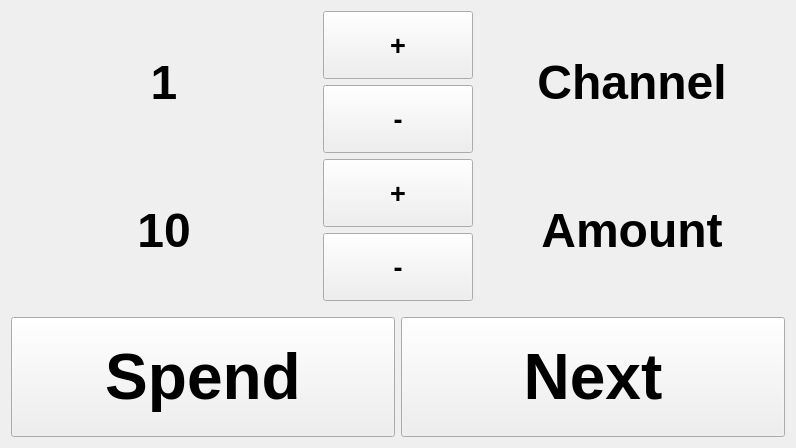
<?xml version="1.0" encoding="UTF-8"?>
<ui version="4.0">
 <class>CalibrationTargetWidget</class>
 <widget class="QWidget" name="CalibrationTargetWidget">
  <property name="geometry">
   <rect>
    <x>0</x>
    <y>0</y>
    <width>796</width>
    <height>448</height>
   </rect>
  </property>
  <property name="windowTitle">
   <string>Form</string>
  </property>
  <layout class="QVBoxLayout" name="verticalLayout">
   <item>
    <layout class="QGridLayout" name="gridLayout">
     <item row="0" column="2" rowspan="2">
      <widget class="QLabel" name="label_pump_number">
       <property name="font">
        <font>
         <pointsize>36</pointsize>
         <weight>75</weight>
         <bold>true</bold>
        </font>
       </property>
       <property name="text">
        <string>Channel</string>
       </property>
       <property name="alignment">
        <set>Qt::AlignCenter</set>
       </property>
       <property name="cssClass" stdset="0">
        <string>bold</string>
       </property>
      </widget>
     </item>
     <item row="1" column="1">
      <widget class="QPushButton" name="channel_minus">
       <property name="minimumSize">
        <size>
         <width>60</width>
         <height>40</height>
        </size>
       </property>
       <property name="maximumSize">
        <size>
         <width>150</width>
         <height>150</height>
        </size>
       </property>
       <property name="font">
        <font>
         <pointsize>20</pointsize>
         <weight>75</weight>
         <bold>true</bold>
        </font>
       </property>
       <property name="text">
        <string>-</string>
       </property>
       <property name="cssClass" stdset="0">
        <string>btn-inverted</string>
       </property>
      </widget>
     </item>
     <item row="0" column="1">
      <widget class="QPushButton" name="channel_plus">
       <property name="minimumSize">
        <size>
         <width>100</width>
         <height>40</height>
        </size>
       </property>
       <property name="maximumSize">
        <size>
         <width>150</width>
         <height>150</height>
        </size>
       </property>
       <property name="font">
        <font>
         <pointsize>20</pointsize>
         <weight>75</weight>
         <bold>true</bold>
        </font>
       </property>
       <property name="text">
        <string>+</string>
       </property>
       <property name="cssClass" stdset="0">
        <string>btn-inverted</string>
       </property>
      </widget>
     </item>
     <item row="5" column="0" colspan="3">
      <layout class="QHBoxLayout" name="horizontalLayout_2">
       <item>
        <widget class="QPushButton" name="button_start">
         <property name="minimumSize">
          <size>
           <width>0</width>
           <height>120</height>
          </size>
         </property>
         <property name="maximumSize">
          <size>
           <width>16777215</width>
           <height>500</height>
          </size>
         </property>
         <property name="font">
          <font>
           <pointsize>48</pointsize>
           <weight>75</weight>
           <bold>true</bold>
          </font>
         </property>
         <property name="text">
          <string>Spend</string>
         </property>
         <property name="cssClass" stdset="0">
          <string>btn-inverted</string>
         </property>
        </widget>
       </item>
       <item>
        <widget class="QPushButton" name="button_next">
         <property name="minimumSize">
          <size>
           <width>0</width>
           <height>120</height>
          </size>
         </property>
         <property name="maximumSize">
          <size>
           <width>16777215</width>
           <height>500</height>
          </size>
         </property>
         <property name="font">
          <font>
           <pointsize>48</pointsize>
           <weight>75</weight>
           <bold>true</bold>
          </font>
         </property>
         <property name="text">
          <string>Next</string>
         </property>
         <property name="cssClass" stdset="0">
          <string>btn-inverted</string>
         </property>
        </widget>
       </item>
      </layout>
     </item>
     <item row="2" column="1">
      <widget class="QPushButton" name="amount_plus">
       <property name="minimumSize">
        <size>
         <width>60</width>
         <height>40</height>
        </size>
       </property>
       <property name="maximumSize">
        <size>
         <width>150</width>
         <height>150</height>
        </size>
       </property>
       <property name="font">
        <font>
         <pointsize>20</pointsize>
         <weight>75</weight>
         <bold>true</bold>
        </font>
       </property>
       <property name="text">
        <string>+</string>
       </property>
       <property name="cssClass" stdset="0">
        <string>btn-inverted</string>
       </property>
      </widget>
     </item>
     <item row="3" column="1">
      <widget class="QPushButton" name="amount_minus">
       <property name="minimumSize">
        <size>
         <width>60</width>
         <height>40</height>
        </size>
       </property>
       <property name="maximumSize">
        <size>
         <width>150</width>
         <height>150</height>
        </size>
       </property>
       <property name="font">
        <font>
         <pointsize>20</pointsize>
         <weight>75</weight>
         <bold>true</bold>
        </font>
       </property>
       <property name="text">
        <string>-</string>
       </property>
       <property name="cssClass" stdset="0">
        <string>btn-inverted</string>
       </property>
      </widget>
     </item>
     <item row="2" column="2" rowspan="2">
      <widget class="QLabel" name="label_amount">
       <property name="font">
        <font>
         <pointsize>36</pointsize>
         <weight>75</weight>
         <bold>true</bold>
        </font>
       </property>
       <property name="text">
        <string>Amount</string>
       </property>
       <property name="alignment">
        <set>Qt::AlignCenter</set>
       </property>
       <property name="cssClass" stdset="0">
        <string>bold</string>
       </property>
      </widget>
     </item>
     <item row="0" column="0" rowspan="2">
      <widget class="QLabel" name="input_pump_number">
       <property name="minimumSize">
        <size>
         <width>0</width>
         <height>100</height>
        </size>
       </property>
       <property name="maximumSize">
        <size>
         <width>16777215</width>
         <height>300</height>
        </size>
       </property>
       <property name="font">
        <font>
         <pointsize>36</pointsize>
         <weight>75</weight>
         <bold>true</bold>
        </font>
       </property>
       <property name="text">
        <string>1</string>
       </property>
       <property name="alignment">
        <set>Qt::AlignCenter</set>
       </property>
       <property name="cssClass" stdset="0">
        <string>bold</string>
       </property>
      </widget>
     </item>
     <item row="2" column="0" rowspan="2">
      <widget class="QLabel" name="input_amount">
       <property name="minimumSize">
        <size>
         <width>0</width>
         <height>100</height>
        </size>
       </property>
       <property name="maximumSize">
        <size>
         <width>16777215</width>
         <height>300</height>
        </size>
       </property>
       <property name="font">
        <font>
         <pointsize>36</pointsize>
         <weight>75</weight>
         <bold>true</bold>
        </font>
       </property>
       <property name="text">
        <string>10</string>
       </property>
       <property name="alignment">
        <set>Qt::AlignCenter</set>
       </property>
       <property name="cssClass" stdset="0">
        <string>bold</string>
       </property>
      </widget>
     </item>
     <item row="4" column="0" colspan="3">
      <spacer name="verticalSpacer">
       <property name="orientation">
        <enum>Qt::Vertical</enum>
       </property>
       <property name="sizeType">
        <enum>QSizePolicy::Fixed</enum>
       </property>
       <property name="sizeHint" stdset="0">
        <size>
         <width>20</width>
         <height>10</height>
        </size>
       </property>
      </spacer>
     </item>
    </layout>
   </item>
  </layout>
 </widget>
 <resources/>
 <connections/>
</ui>
